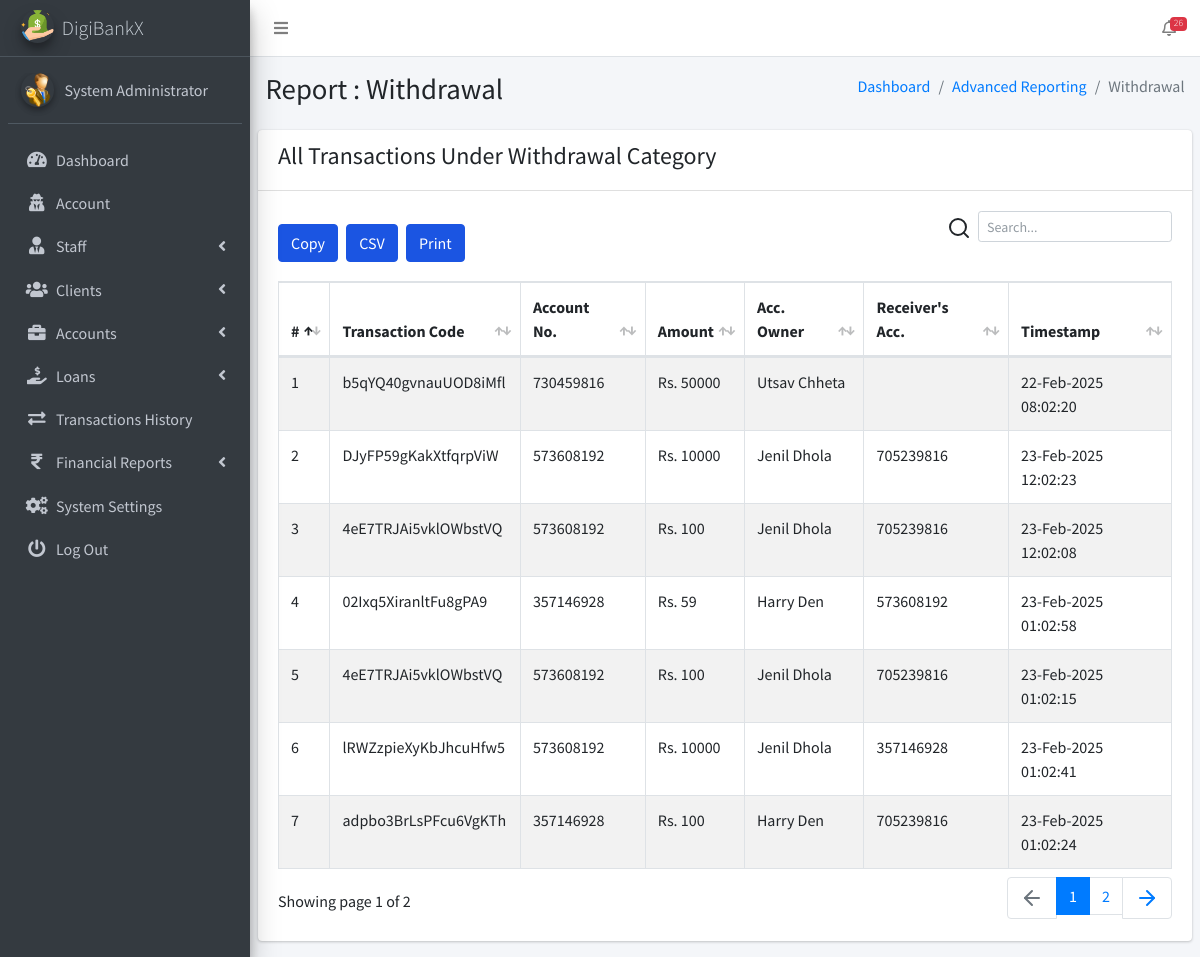
/admin/pages_financial_reporting_transfers.php (signed in), run on the app's committed database.
### tables this page shows
CREATE TABLE `ib_systemsettings` (
  `id` int(20) NOT NULL,
  `sys_name` longtext NOT NULL,
  `sys_tagline` longtext NOT NULL,
  `sys_logo` varchar(200) NOT NULL,
  `is_active` tinyint(1) NOT NULL DEFAULT 1
);

CREATE TABLE `ib_admin` (
  `admin_id` int(11) NOT NULL,
  `name` varchar(200) NOT NULL,
  `email` varchar(200) NOT NULL,
  `number` varchar(200) NOT NULL,
  `password` varchar(200) NOT NULL,
  `profile_pic` varchar(200) NOT NULL,
  `is_active` tinyint(1) NOT NULL DEFAULT 1,
  `otp` varchar(6) DEFAULT NULL,
  `otp_expiry` datetime DEFAULT NULL
);

CREATE TABLE `ib_transactions` (
  `tr_id` int(20) NOT NULL,
  `tr_code` varchar(200) NOT NULL,
  `account_id` int(20) NOT NULL,
  `tr_type` varchar(200) NOT NULL,
  `tr_status` varchar(200) NOT NULL,
  `client_id` int(10) UNSIGNED NOT NULL,
  `transaction_amt` varchar(200) NOT NULL,
  `receiving_acc_no` varchar(200) NOT NULL,
  `created_at` timestamp(6) NOT NULL DEFAULT current_timestamp(6) ON UPDATE current_timestamp(6),
  `is_active` tinyint(1) NOT NULL DEFAULT 1
);

CREATE TABLE `ib_bankaccounts` (
  `account_id` int(20) NOT NULL,
  `acc_name` varchar(200) NOT NULL,
  `account_number` varchar(200) NOT NULL,
  `acc_type` varchar(200) NOT NULL,
  `acc_rates` varchar(200) NOT NULL,
  `acc_status` varchar(200) NOT NULL,
  `acc_amount` decimal(10,2) NOT NULL,
  `client_id` int(10) UNSIGNED DEFAULT NULL,
  `created_at` timestamp(6) NOT NULL DEFAULT current_timestamp(6) ON UPDATE current_timestamp(6),
  `is_active` tinyint(1) NOT NULL DEFAULT 1
);

CREATE TABLE `ib_clients` (
  `client_id` int(10) UNSIGNED NOT NULL,
  `name` varchar(200) NOT NULL,
  `phone` varchar(200) NOT NULL,
  `address` varchar(200) NOT NULL,
  `email` varchar(200) NOT NULL,
  `password` varchar(200) NOT NULL,
  `profile_pic` varchar(200) NOT NULL,
  `client_number` varchar(200) NOT NULL,
  `is_active` tinyint(1) NOT NULL DEFAULT 1,
  `otp` varchar(10) DEFAULT NULL,
  `otp_expiry` datetime DEFAULT NULL
);

### admin/pages_financial_reporting_transfers.php (the view, shortened to what this page needs)
<?php
include('conf/config.php');
?>
<!DOCTYPE html>
<html>
<?php include("dist/_partials/head.php"); ?>
<body class="hold-transition sidebar-mini layout-fixed layout-navbar-fixed">
  <div class="wrapper">
    <?php include("dist/_partials/nav.php"); ?>
    <?php include("dist/_partials/sidebar.php"); ?>
    <div class="content-wrapper">
      <section class="content-header">
        <div class="container-fluid">
          <div class="row mb-2">
            <div class="col-sm-6">
              <h1>Report : Withdrawal</h1>
            </div>
            <div class="col-sm-6">
              <ol class="breadcrumb float-sm-right">
                <li class="breadcrumb-item"><a href="pages_dashboard.php">Dashboard</a></li>
                <li class="breadcrumb-item"><a href="pages_financial_reporting_withdrawals.php">Advanced Reporting</a>
                </li>
                <li class="breadcrumb-item active">Withdrawal</li>
              </ol>
            </div>
          </div>
        </div>
      </section>
      <section class="content">
        <div class="row">
          <div class="col-12">
            <div class="card">
              <div class="card-header">
                <h4>All Transactions Under Withdrawal Category</h4>
              </div>
              <div class="card-body">
                <table id="export" class="table table-hover table-bordered table-striped">
                  <thead>
                    <tr>
                      <th>#</th>
                      <th>Transaction Code</th>
                      <th>Account No.</th>
                      <th>Amount</th>
                      <th>Acc. Owner</th>
                      <th>Receiver's Acc.</th>
                      <th>Timestamp</th>
                    </tr>
                  </thead>
                  <tbody>
                    <?php
                    $ret = "SELECT t.tr_id, t.tr_code, t.tr_type, b.account_number, t.transaction_amt,
       c.name AS client_name, t.receiving_acc_no, t.created_at
FROM ib_transactions t
JOIN ib_bankaccounts b ON t.account_id = b.account_id
JOIN ib_clients c ON t.client_id = c.client_id
WHERE t.tr_type = 'Transfer';
";
                    $stmt = $mysqli->prepare($ret);
                    $stmt->execute();
                    $res = $stmt->get_result();
                    $cnt = 1;
                    while ($row = $res->fetch_object()) {
                      $transTstamp = $row->created_at;
                      ?>
                      <tr>
                        <td><?php echo $cnt; ?></td>
                        <td><?php echo $row->tr_code; ?></a></td>
                        <td><?php echo $row->account_number; ?></td>
                        <td>Rs. <?php echo $row->transaction_amt; ?></td>
                        <td><?php echo $row->client_name; ?></td>
                        <td><?php echo $row->receiving_acc_no; ?></td>
                        <td><?php echo date("d-M-Y h:m:s ", strtotime($transTstamp)); ?></td>
                      </tr>
                      <?php $cnt = $cnt + 1;
                    } ?>
                </table>
              </div>
            </div>
          </div>
        </div>
      </section>
    </div>
  </div>
</body>
</html>

### admin/dist/_partials/sidebar.php (shortened to what this page needs)
<aside class="main-sidebar sidebar-dark-primary elevation-4">
    <?php
    $admin_id = $_SESSION['admin_id'];
    $query = "SELECT * FROM iB_admin WHERE admin_id = ?";
    $stmt = $mysqli->prepare($query);
    $stmt->bind_param('i', $admin_id);
    $stmt->execute();
    $res = $stmt->get_result();
    while ($row = $res->fetch_object()) {
        $profile_picture = empty($row->profile_pic)
            ? "<img src='dist/img/user_icon.png' class='img-circle elevation-2' alt='User Image'>"
            : "<img src='dist/img/$row->profile_pic' class='img-circle elevation-2' alt='User Image'>";
        $sys_query = "SELECT * FROM iB_SystemSettings";
        $stmt = $mysqli->prepare($sys_query);
        $stmt->execute();
        $sys_res = $stmt->get_result();
        while ($sys = $sys_res->fetch_object()) {
            ?>
            <a href="pages_dashboard.php" class="brand-link text-light">
                <img src="dist/img/<?php echo $sys->sys_logo; ?>" alt="Logo" class="brand-image img-circle elevation-3">
                <span class="brand-text font-weight-light"><?php echo $sys->sys_name; ?></span>
            </a>
            <div class="sidebar">
                <div class="user-panel mt-3 pb-3 mb-3 d-flex">
                    <div class="image"><?php echo $profile_picture; ?></div>
                    <div class="info">
                        <a href="#" class="d-block"><?php echo $row->name; ?></a>
                    </div>
                </div>
                <nav class="mt-2">
                    <ul class="nav nav-pills nav-sidebar flex-column" data-widget="treeview" role="menu">
                        <li class="nav-item">
                            <a href="pages_dashboard.php" class="nav-link">
                                <i class="nav-icon fas fa-tachometer-alt"></i>
                                <p>Dashboard</p>
                            </a>
                        </li>
                        <li class="nav-item">
                            <a href="pages_account.php" class="nav-link">
                                <i class="nav-icon fas fa-user-secret"></i>
                                <p>Account</p>
                            </a>
                        </li>
                        <li class="nav-item has-treeview">
                            <a href="#" class="nav-link">
                                <i class="nav-icon fas fa-user-tie"></i>
                                <p>Staff <i class="fas fa-angle-left right"></i></p>
                            </a>
                        </li>
                        <li class="nav-item has-treeview">
                            <a href="#" class="nav-link">
                                <i class="nav-icon fas fa-users"></i>
                                <p>Clients <i class="fas fa-angle-left right"></i></p>
                            </a>
                        </li>
                        <li class="nav-item has-treeview">
                            <a href="#" class="nav-link">
                                <i class="nav-icon fas fa-briefcase"></i>
                                <p>Accounts <i class="fas fa-angle-left right"></i></p>
                            </a>
                        </li>
                        <li class="nav-item has-treeview">
                            <a href="#" class="nav-link">
                                <i class="nav-icon fas fa-hand-holding-usd"></i>
                                <p>
                                    Loans
                                    <i class="fas fa-angle-left right"></i>
                                </p>
                            </a>
                        </li>
                        <li class="nav-item">
                            <a href="pages_transactions_engine.php" class="nav-link">
                                <i class="nav-icon fas fa-exchange-alt"></i>
                                <p>Transactions History</p>
                            </a>
                        </li>
                        <li class="nav-item has-treeview">
                            <a href="#" class="nav-link">
                                <i class="nav-icon fas fa-rupee-sign"></i>
                                <p>Financial Reports <i class="fas fa-angle-left right"></i></p>
                            </a>
                        </li>
                        <li class="nav-item">
                            <a href="pages_system_settings.php" class="nav-link">
                                <i class="nav-icon fas fa-cogs"></i>
                                <p>System Settings</p>
                            </a>
                        </li>
                        <li class="nav-item">
                            <a href="pages_logout.php" class="nav-link">
                                <i class="nav-icon fas fa-power-off"></i>
                                <p>Log Out</p>
                            </a>
                        </li>
                    </ul>
                </nav>
            </div>
        </aside>
    <?php }
    } ?>

### data on the page
ib_admin: name "System Administrator"
ib_systemsettings: sys_logo (picture), sys_name "DigiBankX", ib_admin.profile_pic (picture)
ib_transactions: tr_code "b5qYQ40gvnauUOD8iMfl", account.account_number "730459816", transaction_amt "50000", client.name "Utsav Chheta", created_at "22-Feb-2025 08:02:20"
ib_transactions: tr_code "DJyFP59gKakXtfqrpViW", account.account_number "573608192", transaction_amt "10000", client.name "Jenil Dhola", receiving_acc_no "705239816", created_at "23-Feb-2025 12:02:23"
ib_transactions: tr_code "4eE7TRJAi5vklOWbstVQ", account.account_number "573608192", transaction_amt "100", client.name "Jenil Dhola", receiving_acc_no "705239816", created_at "23-Feb-2025 12:02:08"
ib_transactions: tr_code "02Ixq5XiranltFu8gPA9", account.account_number "357146928", transaction_amt "59", client.name "Harry Den", receiving_acc_no "573608192", created_at "23-Feb-2025 01:02:58"
ib_transactions: tr_code "4eE7TRJAi5vklOWbstVQ", account.account_number "573608192", transaction_amt "100", client.name "Jenil Dhola", receiving_acc_no "705239816", created_at "23-Feb-2025 01:02:15"
ib_transactions: tr_code "lRWZzpieXyKbJhcuHfw5", account.account_number "573608192", transaction_amt "10000", client.name "Jenil Dhola", receiving_acc_no "357146928", created_at "23-Feb-2025 01:02:41"
ib_transactions: tr_code "adpbo3BrLsPFcu6VgKTh", account.account_number "357146928", transaction_amt "100", client.name "Harry Den", receiving_acc_no "705239816", created_at "23-Feb-2025 01:02:24"

### other printed values
$ntf "26"
